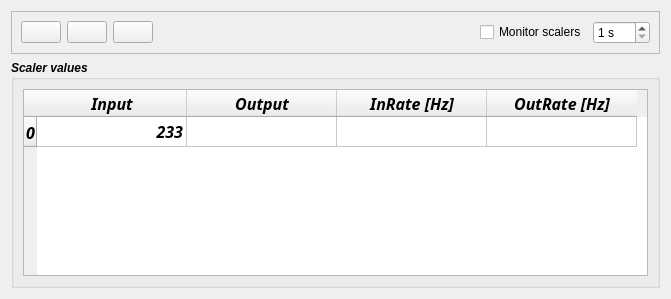
<?xml version="1.0" encoding="UTF-8"?>
<ui version="4.0">
 <class>DofiScalerWidget</class>
 <widget class="QWidget" name="DofiScalerWidget">
  <property name="geometry">
   <rect>
    <x>0</x>
    <y>0</y>
    <width>671</width>
    <height>299</height>
   </rect>
  </property>
  <property name="windowTitle">
   <string>DofiScalerWidget</string>
  </property>
  <layout class="QGridLayout" name="gridLayout_2">
   <item row="0" column="0">
    <widget class="QFrame" name="Buttonframe">
     <property name="frameShape">
      <enum>QFrame::StyledPanel</enum>
     </property>
     <property name="frameShadow">
      <enum>QFrame::Raised</enum>
     </property>
     <layout class="QHBoxLayout" name="horizontalLayout">
      <item>
       <widget class="QPushButton" name="ResetScalersButton">
        <property name="toolTip">
         <string>Press to reset scalers (input and output)</string>
        </property>
        <property name="icon">
         <iconset resource="../muppeticons.qrc">
          <normaloff>:/icons/undo.png</normaloff>:/icons/undo.png</iconset>
        </property>
       </widget>
      </item>
      <item>
       <widget class="QPushButton" name="StopScalersButton">
        <property name="toolTip">
         <string>Press to stop counting (input and output)</string>
        </property>
        <property name="icon">
         <iconset resource="../muppeticons.qrc">
          <normaloff>:/icons/Stop.png</normaloff>:/icons/Stop.png</iconset>
        </property>
       </widget>
      </item>
      <item>
       <widget class="QPushButton" name="StartScalersButton">
        <property name="toolTip">
         <string>Press to start counting (input and output)</string>
        </property>
        <property name="icon">
         <iconset resource="../muppeticons.qrc">
          <normaloff>:/icons/start.png</normaloff>:/icons/start.png</iconset>
        </property>
       </widget>
      </item>
      <item>
       <spacer name="horizontalSpacer">
        <property name="orientation">
         <enum>Qt::Horizontal</enum>
        </property>
        <property name="sizeHint" stdset="0">
         <size>
          <width>546</width>
          <height>20</height>
         </size>
        </property>
       </spacer>
      </item>
      <item>
       <widget class="QCheckBox" name="ScalerTimerCheckBox">
        <property name="toolTip">
         <string>Check to refresh scalers every n seconds</string>
        </property>
        <property name="text">
         <string>Monitor scalers</string>
        </property>
       </widget>
      </item>
      <item>
       <widget class="QSpinBox" name="ScalerSpinBox">
        <property name="toolTip">
         <string>Period of automatic scaler refresh</string>
        </property>
        <property name="suffix">
         <string> s</string>
        </property>
        <property name="minimum">
         <number>1</number>
        </property>
        <property name="maximum">
         <number>999</number>
        </property>
       </widget>
      </item>
     </layout>
    </widget>
   </item>
   <item row="1" column="0">
    <widget class="QGroupBox" name="ScalergroupBox">
     <property name="sizePolicy">
      <sizepolicy hsizetype="Preferred" vsizetype="Expanding">
       <horstretch>0</horstretch>
       <verstretch>0</verstretch>
      </sizepolicy>
     </property>
     <property name="font">
      <font>
       <weight>75</weight>
       <italic>true</italic>
       <bold>true</bold>
      </font>
     </property>
     <property name="title">
      <string>Scaler values</string>
     </property>
     <layout class="QGridLayout" name="gridLayout">
      <item row="0" column="0">
       <widget class="QTableWidget" name="ScalersTableWidget">
        <property name="sizePolicy">
         <sizepolicy hsizetype="Expanding" vsizetype="Expanding">
          <horstretch>10</horstretch>
          <verstretch>0</verstretch>
         </sizepolicy>
        </property>
        <property name="font">
         <font>
          <family>Courier 10 Pitch</family>
          <pointsize>12</pointsize>
          <weight>75</weight>
          <italic>true</italic>
          <bold>true</bold>
         </font>
        </property>
        <property name="editTriggers">
         <set>QAbstractItemView::NoEditTriggers</set>
        </property>
        <attribute name="horizontalHeaderCascadingSectionResizes">
         <bool>true</bool>
        </attribute>
        <attribute name="horizontalHeaderMinimumSectionSize">
         <number>50</number>
        </attribute>
        <attribute name="horizontalHeaderDefaultSectionSize">
         <number>150</number>
        </attribute>
        <attribute name="horizontalHeaderStretchLastSection">
         <bool>false</bool>
        </attribute>
        <row>
         <property name="text">
          <string>0</string>
         </property>
        </row>
        <column>
         <property name="text">
          <string>Input</string>
         </property>
         <property name="font">
          <font>
           <weight>75</weight>
           <bold>true</bold>
          </font>
         </property>
         <property name="background">
          <color>
           <red>170</red>
           <green>255</green>
           <blue>0</blue>
          </color>
         </property>
        </column>
        <column>
         <property name="text">
          <string>Output</string>
         </property>
         <property name="font">
          <font>
           <weight>75</weight>
           <bold>true</bold>
          </font>
         </property>
         <property name="background">
          <color>
           <red>255</red>
           <green>170</green>
           <blue>255</blue>
          </color>
         </property>
        </column>
        <column>
         <property name="text">
          <string>InRate [Hz]</string>
         </property>
         <property name="background">
          <color>
           <red>0</red>
           <green>170</green>
           <blue>127</blue>
          </color>
         </property>
        </column>
        <column>
         <property name="text">
          <string>OutRate [Hz]</string>
         </property>
         <property name="background">
          <color>
           <red>255</red>
           <green>0</green>
           <blue>255</blue>
          </color>
         </property>
        </column>
        <item row="0" column="0">
         <property name="text">
          <string>233</string>
         </property>
         <property name="textAlignment">
          <set>AlignTrailing|AlignVCenter</set>
         </property>
        </item>
        <item row="0" column="1">
         <property name="text">
          <string/>
         </property>
         <property name="textAlignment">
          <set>AlignTrailing|AlignVCenter</set>
         </property>
        </item>
       </widget>
      </item>
     </layout>
    </widget>
   </item>
  </layout>
 </widget>
 <resources>
  <include location="../muppeticons.qrc"/>
 </resources>
 <connections>
  <connection>
   <sender>ScalerTimerCheckBox</sender>
   <signal>toggled(bool)</signal>
   <receiver>ScalerSpinBox</receiver>
   <slot>setDisabled(bool)</slot>
   <hints>
    <hint type="sourcelabel">
     <x>201</x>
     <y>34</y>
    </hint>
    <hint type="destinationlabel">
     <x>283</x>
     <y>36</y>
    </hint>
   </hints>
  </connection>
 </connections>
</ui>
